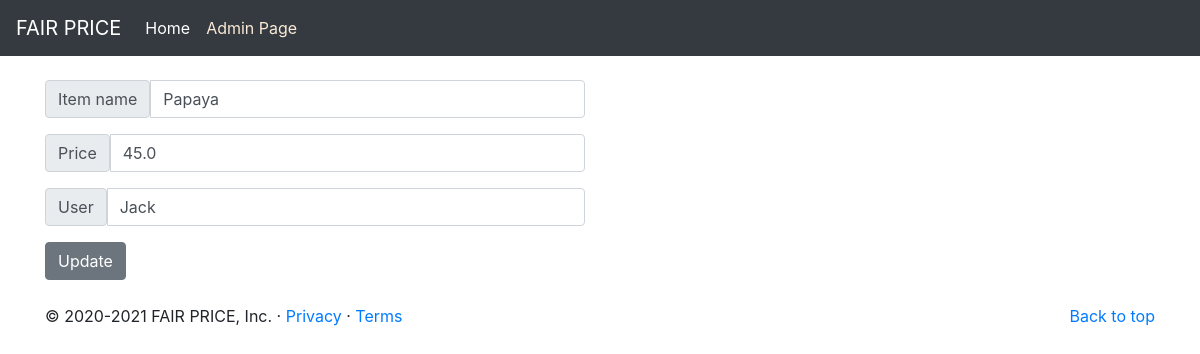
The page /markets/get-item/4 on the database its author committed.
### markets/models.py (models this page shows, shortened)
class Items(models.Model):
    item_name = models.CharField(max_length=200)
    price = models.FloatField()
    updated_at = models.DateTimeField()
    updated_by = models.CharField(max_length=200)
    category = models.ForeignKey(Categories, on_delete=models.CASCADE)
    class Meta:
        db_table = 'items'

### markets/views.py (the view)
# urls.py: path('get-item/<int:item_id>', views.getItem, name='getItem'),
def getItem(request, item_id):
    item = get_object_or_404(Items, pk=item_id)
    return render(request, 'markets/add-items.html', {"item": item, "if_get_item": True})

### templates/markets/add-items.html (shortened to what this page needs)
{% extends 'base.html' %}
{% block content %}
<div class="row mb-2">
    <div class="col-md-6">
        {% if if_get_item %}
        <form action="{% url 'markets:updateitem' item.id%}" method="post">
            <div class="input-group mb-3">
                <span class="input-group-text" id="inputGroup-sizing-default">Item name</span>
                <input type="text" class="form-control" aria-label="Sizing example input"
                    aria-describedby="inputGroup-sizing-default" name="itemname" required value="{{ item.item_name }}">
            </div>
            <div class="input-group mb-3">
                <span class="input-group-text" id="inputGroup-sizing-default">Price</span>
                <input type="text" class="form-control" aria-label="Sizing example input"
                    aria-describedby="inputGroup-sizing-default" name="price" required value="{{ item.price }}">
            </div>
            <div class="input-group mb-3">
                <span class="input-group-text" id="inputGroup-sizing-default">User</span>
                <input type="text" class="form-control" aria-label="Sizing example input"
                    aria-describedby="inputGroup-sizing-default" name="user" required value="{{ item.updated_by }}">
            </div>
            <button type="submit" class="btn btn-secondary">Update</button>
        </form>
        {% endif %}
    </div>
</div>
{% endblock %}

### rows shown on the page
Items: itemname "Papaya", price "45.0", user "Jack"
